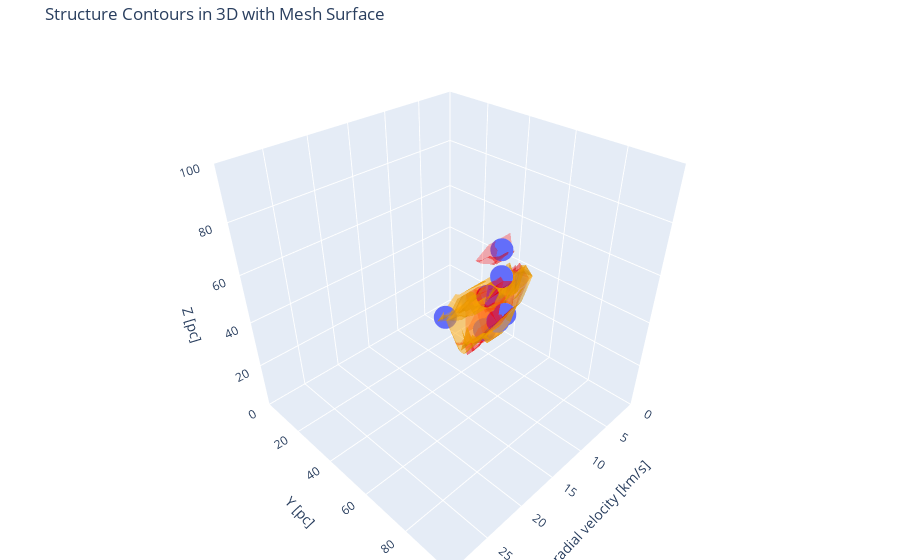

Notebook cell for this chart:
### Code cell
# plot by plotly

fig = px.scatter_3d(leaf_feature, x='v_peak', y='y_peak', z='z_peak')

# Leaf structures
for i, leaf_structure_index in enumerate(leaf_indices):
    leaf_structure = dendro[leaf_structure_index]
    leaf_mask = leaf_structure.get_mask()
    leaf_mask_indices = np.where(leaf_mask)
    mesh_leaf = go.Mesh3d(x=leaf_mask_indices[0] * rv, 
                          y=leaf_mask_indices[1] * pc, 
                          z=leaf_mask_indices[2] * pc, 
                          opacity=0.3,
                          color='red',
                          name=f'Leaf {i + 1} - Surface')
    fig.add_trace(mesh_leaf)

# Branch structures
for j, branch_structure_index in enumerate(branch_indices):
    branch_structure = dendro[branch_structure_index]
    branch_mask = branch_structure.get_mask()
    branch_mask_indices = np.where(branch_mask)
    mesh_branch = go.Mesh3d(x=branch_mask_indices[0] * rv, 
                            y=branch_mask_indices[1] * pc, 
                            z=branch_mask_indices[2] * pc,
                            opacity=0.3, 
                            color='orange',
                            name=f'Branch {j + 1} - Surface')
    fig.add_trace(mesh_branch)

fig.update_layout(
    scene=dict(
        xaxis=dict(title='radial velocity [km/s]', range=[0, 30]),
        yaxis=dict(title='Y [pc]', range=[0, 100]),
        zaxis=dict(title='Z [pc]', range=[0, 100]),
        aspectratio=dict(x=1, y=1, z=1)
    ),
    title='Structure Contours in 3D with Mesh Surface',
    margin=dict(l=0, r=0, b=0, t=40),
    showlegend=True)
